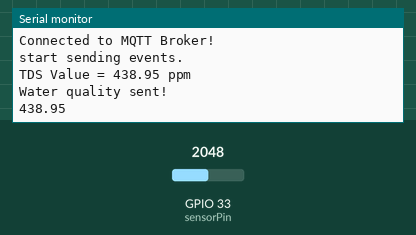
A sketch run on a simulated ESP32. Shown: the last lines printed to the serial monitor. The test bench sets the inputs (shaded band); at power-on: GPIO 33 (sensorPin) = 2048. WiFi joins after 1.5 s; servers stay silent unless stated; no MQTT or app messages arrive unless stated.

Above: at 2.7 s.
2.8 s: GPIO 33 (sensorPin) set to 2866
At 7.0 s:
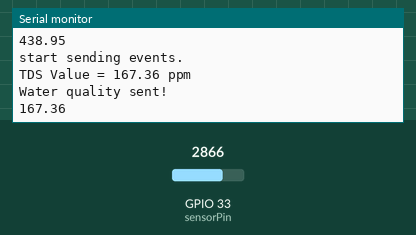
8.8 s: GPIO 33 (sensorPin) set to 3603
At 12.0 s:
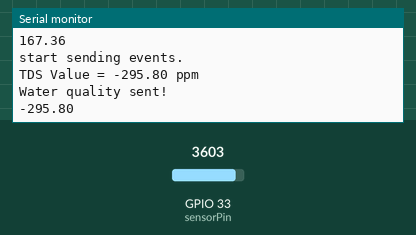
Timing chart, 0 to 13.5 s (numbered marks = the images above; inputs shaded):
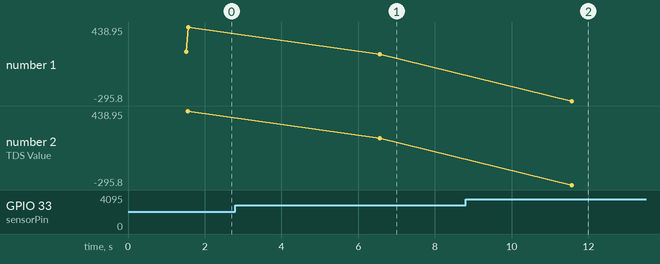

The sketch:

ENV_HAT.ino
```cpp
/*
    note: need add library Adafruit_BMP280 from library manage
    Github: https://github.com/adafruit/Adafruit_BMP280_Library
    https://wiki.seeedstudio.com/Grove-TDS-Sensor/
*/

#include <Adafruit_BMP280.h>
#include <M5StickC.h>
#include <Wire.h>
#include "SHT3X.h"

#include "Adafruit_Sensor.h"

#include <WiFi.h>
#include "PubSubClient.h" // Connect and publish to the MQTT broker

//Capteur de qualité d'eau
#define sensorPin 33
int sensorValue = 0;
float tdsValue = 0;
float Voltage = 0;


// Input the SSID and password of WiFi
const char* ssid = "LPiOTIA";
//const char* ssid = "AndroidAP…";
const char* password = "";
//static const char* connectionString = "";
//MQTT
const char* mqtt_server = "192.168.143.72"; // IP of the MQTT broker
const char* WaterQuality_topic = "/home/ext/capteurs/WaterQuality";
// MQTT username
const char* clientID = "M5_DG"; // MQTT client ID
// Initialise the WiFi and MQTT Client objects
WiFiClient wifiClient;
// 1883 is the listener port for the Broker
PubSubClient client(mqtt_server, 1883, wifiClient);
float t;


void setup() {
    // put your setup code here, to run once:
    Serial.begin(115200);
    Serial.println("Starting connecting WiFi.");
    delay(10);
    WiFi.begin(ssid, password);
    while (WiFi.status() != WL_CONNECTED) {
    delay(500);
    Serial.print(".");
    }
    Serial.println("WiFi connected");
    Serial.println("IP address: ");
    Serial.println(WiFi.localIP());

    if (client.connect(clientID)) {
    Serial.println("Connected to MQTT Broker!");
    }
    else { Serial.println("Connection to MQTT Broker failed...");}

}

void loop() {

      Serial.println("start sending events.");

    sensorValue = analogRead(sensorPin);
    //Serial.print(sensorValue);
    Voltage = sensorValue*5/4096.0; //Convert analog reading to Voltage
    if (Voltage != 0){
    tdsValue=(133.42/Voltage*Voltage*Voltage - 255.86*Voltage*Voltage + 857.39*Voltage)*0.5; //Convert voltage value to TDS value
    }
    Serial.print("TDS Value = ");
    Serial.print(tdsValue);
    Serial.println(" ppm");

      //MQTT Send
      if (client.publish(WaterQuality_topic, String(tdsValue).c_str())) {
      Serial.println("Water quality sent!");
      Serial.println(tdsValue);
      }
      delay(5000);

}
```

Measured:
- after the input at 2.8 s, the serial monitor: prints a new line after 3.8 s (image 1)
- after the input at 8.8 s, the serial monitor: prints a new line after 2.8 s (image 2)
- plotted number 1: 438.95 → 167.36 after the input at 2.8 s, 167.36 → -295.8 after the input at 8.8 s
- plotted number 2: 438.95 → 167.36 after the input at 2.8 s, 167.36 → -295.8 after the input at 8.8 s
